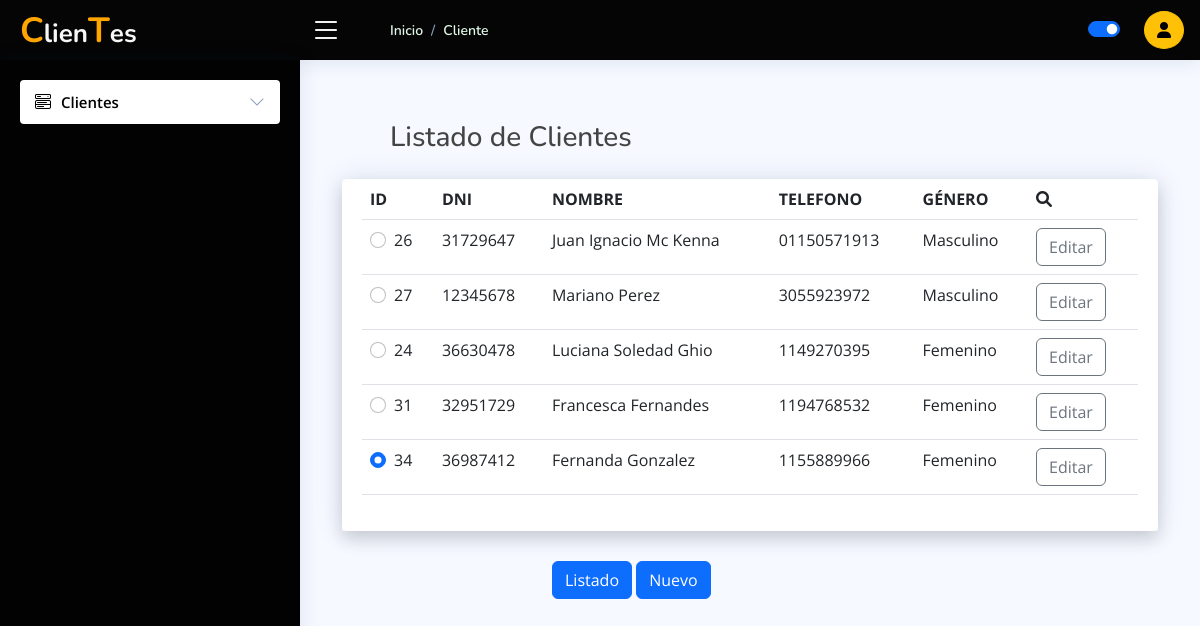
Screenshot of /cliente-listar.php with the database file from the repository.
### tables this page shows
CREATE TABLE IF NOT EXISTS `clientes` (
  `idcliente` int(11) unsigned NOT NULL AUTO_INCREMENT,
  `dni` varchar(50) NOT NULL,
  `nombre` varchar(50) NOT NULL,
  `apellido` varchar(50) NOT NULL,
  `fk_idgenero` int(11) unsigned NOT NULL,
  `telefono` varchar(50) NOT NULL,
  PRIMARY KEY (`idcliente`) USING BTREE,
  KEY `FK_clientes_sexo` (`fk_idgenero`) USING BTREE,
  CONSTRAINT `FK_clientes_generos` FOREIGN KEY (`fk_idgenero`) REFERENCES `generos` (`idgenero`) ON DELETE NO ACTION ON UPDATE NO ACTION
);

CREATE TABLE IF NOT EXISTS `generos` (
  `idgenero` int(10) unsigned NOT NULL AUTO_INCREMENT,
  `tipo` varchar(50) NOT NULL,
  PRIMARY KEY (`idgenero`) USING BTREE
);

### Entidades/cliente.php (called while the page is built, shortened)
<?php
class Cliente
{
    public function __get($atributo)
    {
        return $this->$atributo;
    }
     public function obtenerTodos(){
        $mysqli = new mysqli(Config::BBDD_HOST, Config::BBDD_USUARIO, Config::BBDD_CLAVE, Config::BBDD_NOMBRE, Config::BBDD_PORT);
        $sql = "SELECT
                    A.idcliente,
                    A.dni,
                    A.nombre,
                    A.apellido,
                    A.fk_idgenero,
                    B.tipo as tipo_genero,
                    A.telefono
                FROM clientes A
                INNER JOIN generos B ON A.fk_idgenero = B.idgenero";
        if (!$resultado = $mysqli->query($sql)) {
            printf("Error en query: %s\n", $mysqli->error . " " . $sql);
        }
        $aResultado = array();
        if($resultado){
            while($fila = $resultado->fetch_assoc()){
                $entidadAux = new Cliente();
                $entidadAux->idcliente = $fila["idcliente"];
                $entidadAux->dni = $fila["dni"];
                $entidadAux->nombre = $fila["nombre"];
                $entidadAux->apellido = $fila["apellido"];
                $entidadAux->fk_idgenero = $fila["fk_idgenero"];
                $entidadAux->tipo_genero = $fila["tipo_genero"];
                $entidadAux->telefono = $fila["telefono"];
                $aResultado[] = $entidadAux;
            }
        }
        return $aResultado;
    }
}
?>

### cliente-listar.php (the view, shortened to what this page needs)
<?php
include_once "entidades/cliente.php";
include_once("index.php");
$cliente = new Cliente();
$aClientes = $cliente->obtenerTodos();
?>
<main id="main" class="main">
    <section class="section">
        <div class="container-fluid">
            <div class="row">
                <div class="col-12 mx-5">
                    <h1 class="h3 mb-4 text-gray-800">Listado de Clientes</h1>
                </div>
            </div>
            <div class="row">
                <div class="col-12">
                    <div class="card">
                        <div class="card-body shadow">
                            <table class="table table-hover">
                                <thead>
                                    <tr>
                                        <th>ID</th>
                                        <th>DNI</th>
                                        <th>NOMBRE</th>
                                        <th>TELEFONO</th>
                                        <th>GÉNERO</th>
                                        <th><i class="fas fa-search"></i></th>
                                    </tr>
                                </thead>
                                <tbody>
                                    <?php foreach ($aClientes as $item) : ?>
                                        <tr>
                                            <td>
                                                <div class="form-check">
                                                    <input class="form-check-input" type="radio" name="Radios" id="Radios1" value="option1" checked>
                                                    <label class="form-check-label" for="Radios1">
                                                        <?php echo $item->idcliente; ?>
                                                    </label>
                                                </div>
                                            </td>
                                            <td value="<?php echo $item->dni; ?><?php echo $item->dni; ?>"><?php echo $item->dni; ?></td>
                                            <td><?php echo $item->nombre . " " . $item->apellido; ?></td>
                                            <td><?php echo $item->telefono; ?></td>
                                            <td><?php echo $item->tipo_genero; ?></td>
                                            <td style="width: 110px;">
                                                <a href="cliente-nuevo.php?id=<?php echo $item->idcliente; ?>" class="btn btn-outline-secondary mr-2">Editar</a>
                                            </td>
                                        </tr>
                                    <?php endforeach; ?>
                                </tbody>
                            </table>
                        </div>
                    </div>
                </div>
            </div>
            <div class=" row">
                <div class="col-6">
                    <a href="cliente-listar.php" class="btn btn-primary mr-2">Listado</a>
                    <a href="cliente-nuevo.php" class="btn btn-primary mr-2">Nuevo</a>
                </div>
            </div>
        </div>

### index.php (shortened to what this page needs)
<!DOCTYPE html>
<html lang="en">
<head>
  <link href="assets/vendor/bootstrap/css/bootstrap.min.css" rel="stylesheet">
  <link href="assets/vendor/bootstrap-icons/bootstrap-icons.css" rel="stylesheet">
  <link href="assets/vendor/boxicons/css/boxicons.min.css" rel="stylesheet">
  <link href="assets/vendor/quill/quill.snow.css" rel="stylesheet">
  <link href="assets/vendor/quill/quill.bubble.css" rel="stylesheet">
  <link href="assets/vendor/remixicon/remixicon.css" rel="stylesheet">
  <link href="assets/vendor/simple-datatables/style.css" rel="stylesheet">
  <link href="assets/css/style.css" rel="stylesheet">
  <link href="assets/css/fontawesome/css/fontawesome.css" rel="stylesheet" type="text/css">
  <link href="assets/css/fontawesome/css/all.min.css" rel="stylesheet" type="text/css">
</head>
<body>
  <header id="header" class="header fixed-top d-flex align-items-center">
    <div class="d-flex align-items-center justify-content-between">
      <a href="index.php" class="logo d-flex align-items-center">
        <span id="titulo" class=" d-none d-lg-block"><span style="color:orange;font-size: 35px;">C</span>lien<span style="color:orange;font-size: 35px;">T</span>es</span>
      </a>
      <i class="bi bi-list toggle-sidebar-btn"></i>
    </div>
    <div class="d-flex align-items-center justify-content-between">
      <ol class="breadcrumb mx-5">
        <li class="breadcrumb-item mt-3"><a href="index.php">Inicio</a></li>
        <li class="breadcrumb-item active mt-3"><a href="cliente-listar.php">Cliente</a></li>
      </ol>
    </div>
    <nav class="header-nav ms-auto">
      <ul class="d-flex align-items-center">
        <li class="nav-item dropdown pe-3 form-check form-switch">
          <input class="form-check-input" type="checkbox" id="flexSwitchCheckChecked" checked>
        </li>
        <li class="nav-item dropdown pe-3">
          <button class="btn btn-warning usuario">
            <i class="fa-solid fa-user"></i>
          </button>
        </li>
      </ul>
    </nav>
    <body>
      <main>
        <section class="menu">
          <aside id="sidebar" class="sidebar">
            <ul class="sidebar-nav" id="sidebar-nav">
                <li class="nav-item ">
                  <a id="listados_titulos" class="nav-link collapsed" data-bs-target="#components-nav" data-bs-toggle="collapse" href="#">
                    <i id="listados_titulos" class="bi bi-menu-button-wide"></i><span>Clientes</span><i class="bi bi-chevron-down ms-auto"></i>
                  </a>
                </li>
        </section>
      </main>
    </body>
  </header>
</body>
</html>

### assets/css/style.css (style rules this page uses)
:root { scroll-behavior: smooth; }
body { font-family: "Open Sans", sans-serif; background: #f6f9ff; color: #444444; }
#listados_titulos { color: #000000; }
#titulo { color: #f7f7f7; }
a { color: #4154f1; text-decoration: none; }
h1, h2, h3, h4, h5, h6 { font-family: "Nunito", sans-serif; }
#main { margin-top: 60px; padding: 20px 30px; transition: all 0.3s; }
.usuario { border-radius: 90%; scale: 200px;% }
.card { margin-bottom: 30px; border: none; border-radius: 5px; box-shadow: 0px 0 30px rgba(1, 41, 112, 0.1); }
.card-body { padding: 0 20px 20px 20px; }
.breadcrumb { font-size: 14px; font-family: "Nunito", sans-serif; color: #e0f8e9; font-weight: 600; }
.breadcrumb a { color: #e0f8e9; transition: 0.3s; }
.breadcrumb .breadcrumb-item::before { color: #899bbd; }
.breadcrumb .active { color: #51678f; font-weight: 600; }
.logo { line-height: 1; }
@media (min-width: 1200px) { .logo { width: 280px; } }
.logo span { font-size: 26px; font-weight: 700; color: #000000; font-family: "Nunito", sans-serif; }
.header { transition: all 0.5s; z-index: 997; height: 60px; box-shadow: 0px 2px 20px rgba(1, 41, 112, 0.1); background-color: rgb(5, 5, 5); padding-left: 20px; }
.header .toggle-sidebar-btn { font-size: 32px; padding-left: 10px; cursor: pointer; color: #fcfcfc; }
.header-nav ul { list-style: none; }
.header-nav>ul { margin: 0; padding: 0; }
.sidebar { position: fixed; top: 60px; left: 0; bottom: 0; width: 300px; z-index: 996; transition: all 0.3s; padding: 20px; overflow-y: auto; scrollbar-width: thin; scrollbar-color: #aab7cf transparent; box-shadow: 0px 0px 20px rgba(1, 41, 112, 0.1); background-color: rgb(2, 2, 2); }
@media (min-width: 1200px) { #main, #footer { margin-left: 300px; } }
.sidebar-nav { padding: 0; margin: 0; list-style: none; }
.sidebar-nav li { padding: 0; margin: 0; list-style: none; }
.sidebar-nav .nav-item { margin-bottom: 5px; }
.sidebar-nav .nav-link { display: flex; align-items: center; font-size: 15px; font-weight: 600; color: #4154f1; transition: 0.3; background: #f6f9ff; padding: 10px 15px; border-radius: 4px; }
.sidebar-nav .nav-link i { font-size: 16px; margin-right: 10px; color: #4154f1; }
.sidebar-nav .nav-link.collapsed { color: #012970; background: #fff; }
.sidebar-nav .nav-link.collapsed i { color: #899bbd; }
.sidebar-nav .nav-link .bi-chevron-down { margin-right: 0; transition: transform 0.2s ease-in-out; }

### rows the page displays
clientes: idcliente "26", dni "31729647", nombre "Juan Ignacio", apellido "Mc Kenna", telefono "01150571913", fk_idgenero.tipo "Masculino"
clientes: idcliente "27", dni "12345678", nombre "Mariano", apellido "Perez", telefono "3055923972", fk_idgenero.tipo "Masculino"
clientes: idcliente "24", dni "36630478", nombre "Luciana Soledad", apellido "Ghio", telefono "1149270395", fk_idgenero.tipo "Femenino"
clientes: idcliente "31", dni "32951729", nombre "Francesca", apellido "Fernandes", telefono "1194768532", fk_idgenero.tipo "Femenino"
clientes: idcliente "34", dni "36987412", nombre "Fernanda", apellido "Gonzalez", telefono "1155889966", fk_idgenero.tipo "Femenino"
